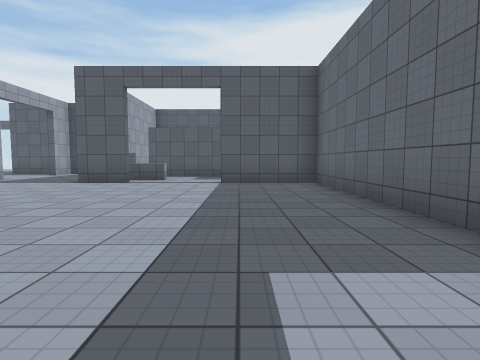
view 1 (above)

24 first-person views from a walk through a scene from a Unity 3-D project. The camera is 1.2 m above the floor, tilts 4° down and sees 80° across. The floor is counted in squares, 2 m on a side. Each view is taken from the middle of a square. On the plan, view 1 faces up. The plan holds only what a view shows up to about 9 squares ahead; the rest is blank. The place goes on beyond the plan. Door leaves are left out, so doorways stand open. Surface patterns are stand-ins for the level's own textures.

view 2
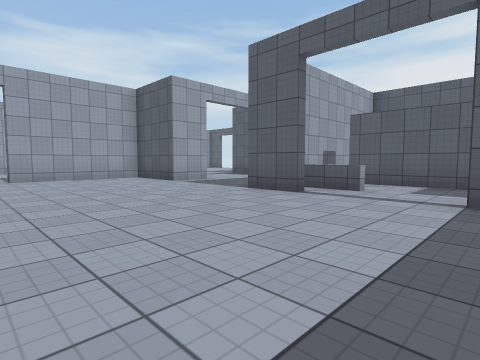

view 3
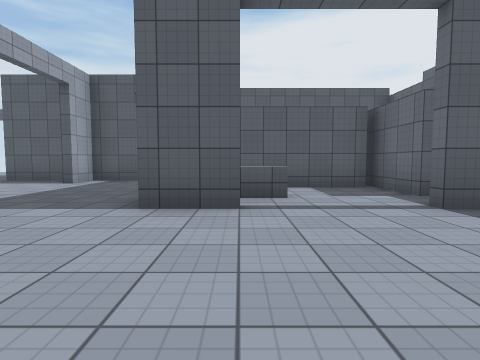

view 4
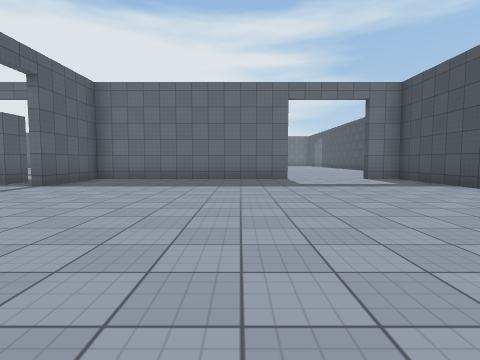

view 5
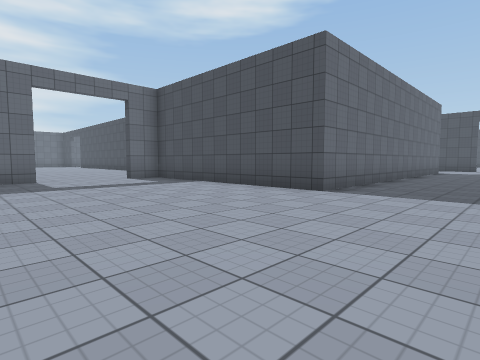

view 6
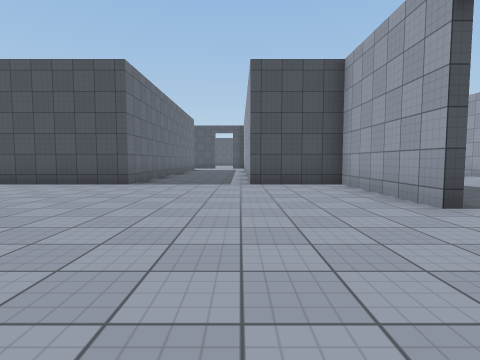

view 7
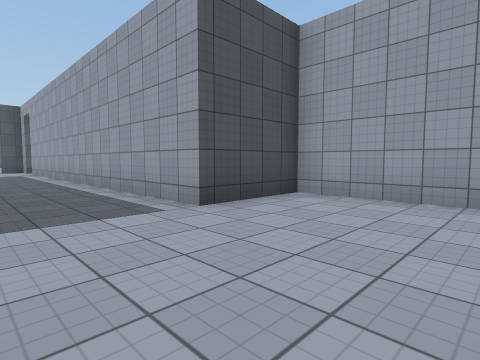

view 8
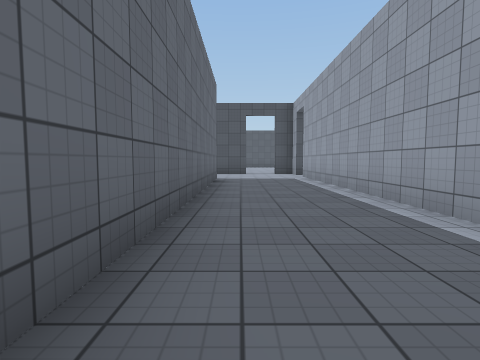

view 9
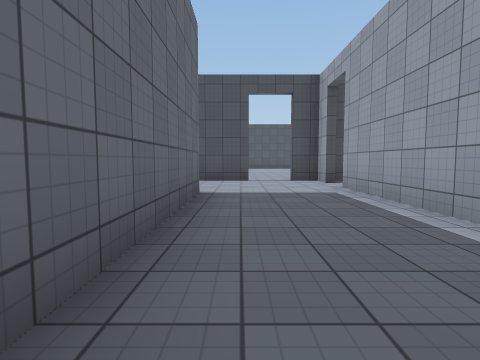

view 10
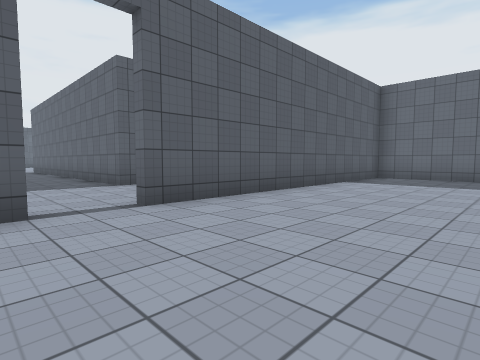

view 11
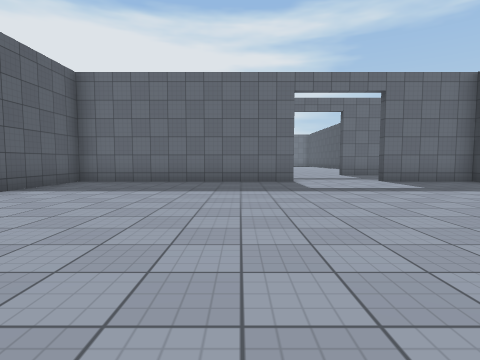

view 12
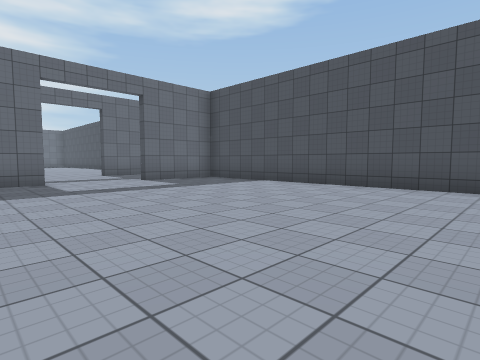

view 13
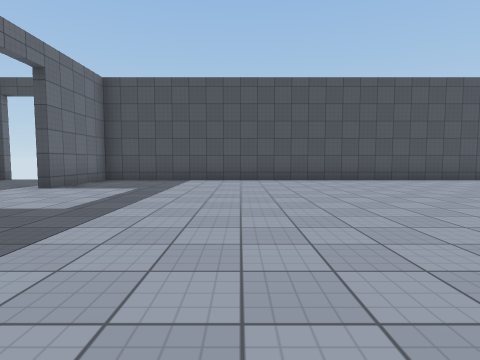

view 14
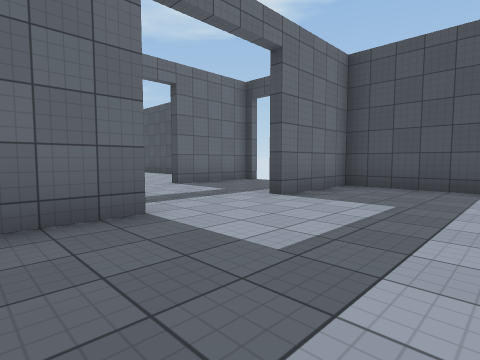

view 15
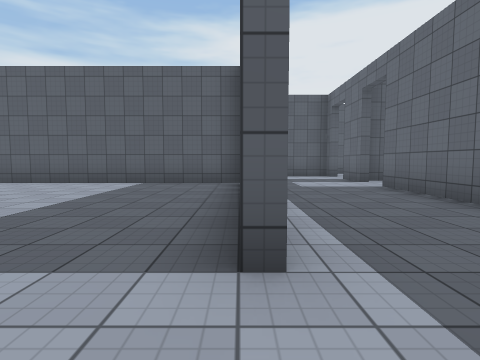

view 16
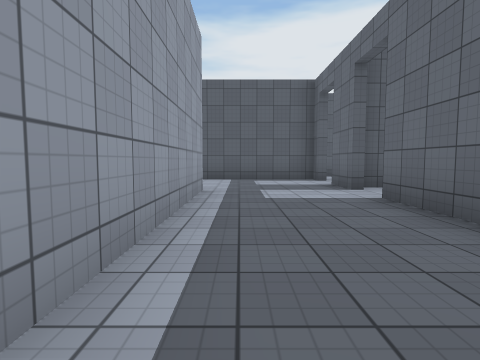

view 17
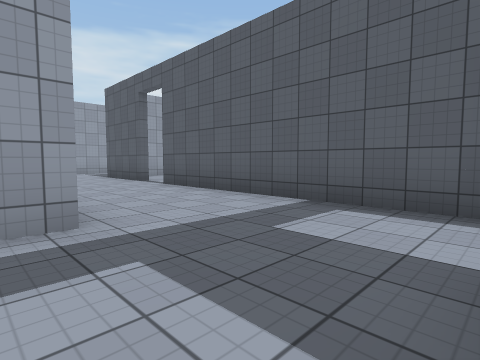

view 18
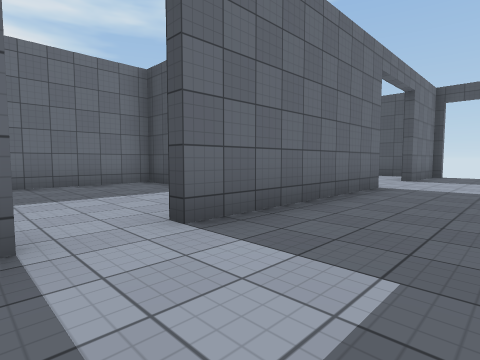

view 19
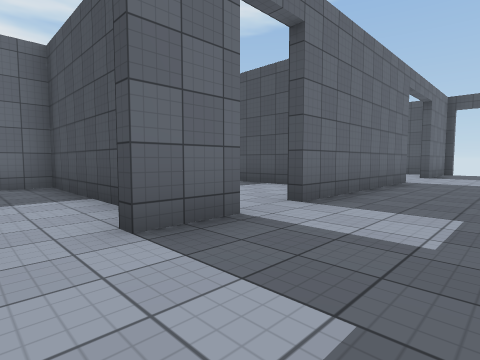

view 20
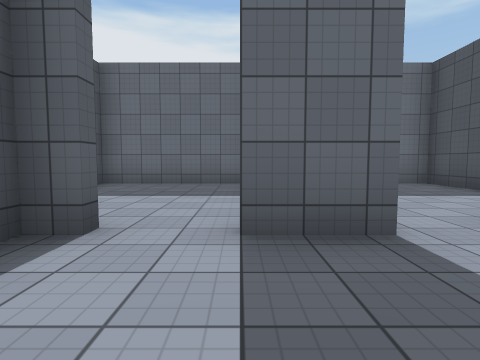

view 21
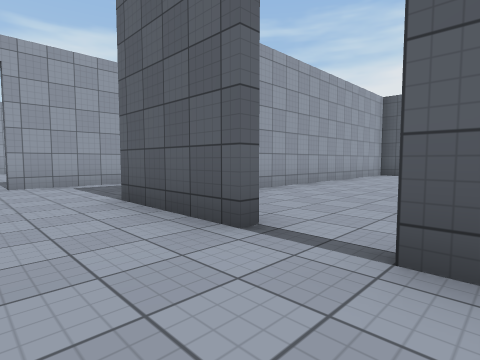

view 22
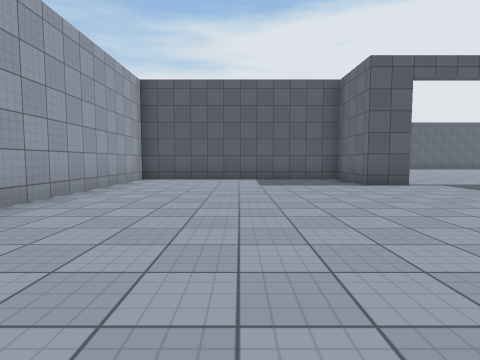

view 23
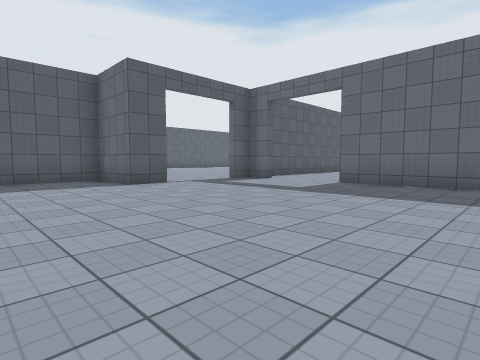

view 24
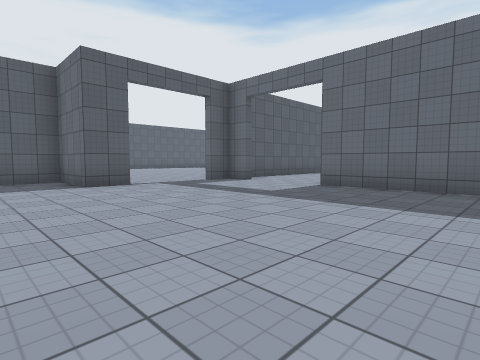

### Floor plan
Ten units are one square. View 1 is at (0, 0); x grows to the right and y downward. Boxes are objects, and circles mark ways between rooms. Rooms are numbered by the first view taken in them; rooms with no view inside come last. Other rooms are left out.
<svg viewBox="-100 -127 217 397">
<path fill="none" stroke="#000" d="M-95 20 -73 20 -73 133M20 -14 20 -75 -5 -75M-29 -75 -42 -75M-73 -87 -73 -75 -84 -75M8 -87 0 -87 0 -109M-1 -103 -32 -103M-40 -119 -40 -92M-60 -122 -73 -122 -73 -112M-16 122 -43 122 -43 20 5 20M-80 -122 -95 -122M-73 145 -73 152 -65 152M-52 152 -38 152M63 122 -5 122M-21 -85 -35 -85M-81 265 30 265 30 240M30 216 30 155 -52 155M63 216 63 165M33 151 33 202M63 265 63 240M63 154 63 140M80 188 112 188 112 149M72 148 66 148M31 43 20 43 20 10M21 23 -40 23 -40 95M63 50 63 43M63 105 63 75"/>
<circle cx="-60" cy="150" r="3" fill="#2a7"/>
<circle cx="45" cy="150" r="3" fill="#2a7"/>
<circle cx="-10" cy="120" r="3" fill="#2a7"/>
<circle cx="30" cy="225" r="3" fill="#2a7"/>
<circle cx="60" cy="160" r="3" fill="#2a7"/>
<text x="-40" y="0">1</text>
<text x="-40" y="210">2</text>
<text x="40" y="210">3</text>
<text x="80" y="170">4</text>
<text x="10" y="70">5</text>
</svg>
Room 1 opens to room 2. Room 1 opens to room 3. Room 1 opens to room 5. Room 2 opens to room 3. Room 3 opens to room 4.

Where each view was taken, in squares from view 1:
view 1: 0 up, 0 right, facing up
view 2: 3 up, 0 right, facing up-left
view 3: 4 up, 3 left, facing up
view 4: 3 up, 7 left, facing right
view 5: 3 up, 7 left, facing down-right
view 6: 5 up, 7 left, facing down
view 7: 1 up, 5 left, facing down-left
view 8: 3 down, 5 left, facing down
view 9: 7 down, 5 left, facing down
view 10: 19 down, 7 left, facing up-right
view 11: 20 down, 5 left, facing right
view 12: 20 down, 5 left, facing down-right
view 13: 18 down, 1 left, facing down
view 14: 20 down, 0 right, facing down-right
view 15: 23 down, 3 right, facing up
view 16: 21 down, 4 right, facing up
view 17: 16 down, 6 right, facing up-left
view 18: 15 down, 4 right, facing down-right
view 19: 13 down, 4 right, facing down-right
view 20: 14 down, 4 right, facing right
view 21: 14 down, 0 right, facing up-left
view 22: 11 down, 1 left, facing up
view 23: 11 down, 1 left, facing up-right
view 24: 11 down, 0 right, facing up-right
